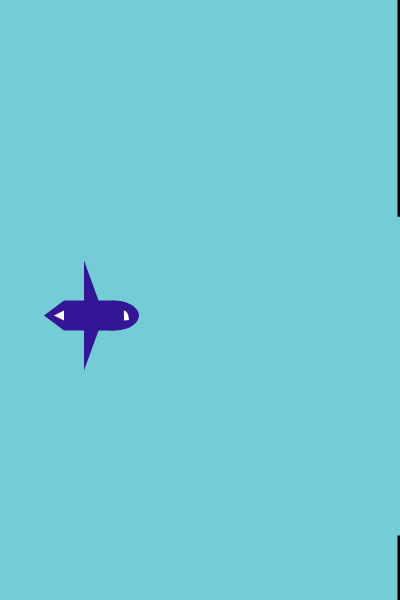
Frame 1 (no input)
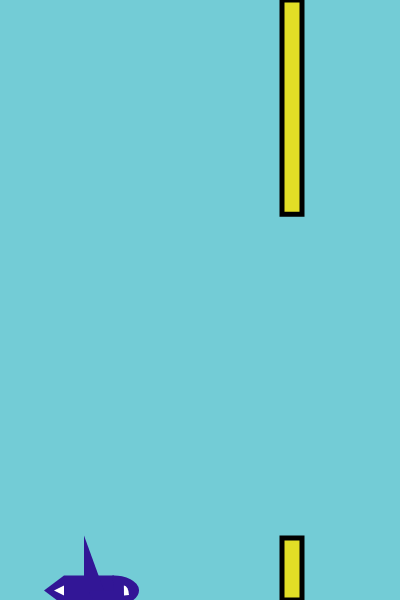
Frame 60 (no input)
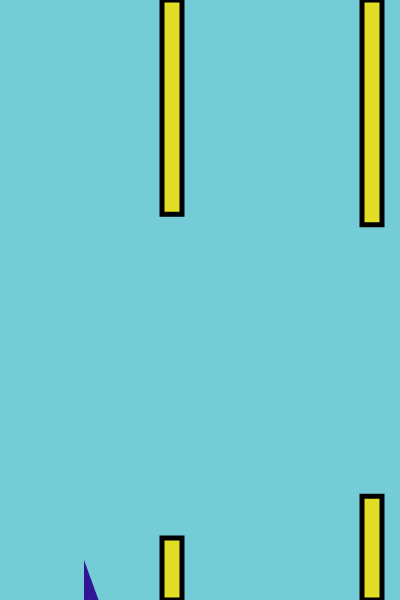
Frame 120 (the mouse pressed at the canvas centre since frame 60)

The p5.js sketch that drew these frames (run headless with seeded random() and noise() and a simulated clock; from frame 60 on, the mouse is pressed at the canvas centre):

// p5.js sketch
// ── sketch.js

var bird;
var pipes = [];
function setup() {
  createCanvas(400, 600);
  bird = new Bird();
  pipes.push(new Pipe());
}

function draw() {
  background(115, 204, 214);
  

  for (var i = pipes.length-1; i >= 0; i--) {
    pipes[i].show();
    pipes[i].update();

    if (pipes[i].hits(bird)) {
      console.log("HIT");
    }


    if (pipes[i].offscreen()) {
      pipes.splice(i, 1);
    }
  }

  bird.update();
  bird.show();
  if (frameCount % 100 == 0) {
    pipes.push(new Pipe());
  }
	
}
function keyPressed() {
  if (key == ' ') {
    bird.up();
    //console.log("SPACE");
  }
}

function Bird() {
  this.y = height/2;
  this.x = 64;
  this.gravity = 0.6;
  this.lift = -15;
  this.velocity = 0;

  this.show = function() {
    fill(50, 22, 150);  
    noStroke();
    rect(this.x, this.y,50,30);
    triangle(this.x-20, this.y+15, this.x, this.y,this.x,this.y +30);
		triangle(this.x+20,this.y-40,this.x+20,this.y+70,this.x+40, this.y+15);
    arc(this.x+50,this.y+15,50,30,4.6,PI)
    fill(255)   
    arc(this.x+60,this.y+20,10,20,4.7,6.2)
    fill(255);
    triangle(this.x,this.y+10,this.x,this.y+20,this.x-10,this.y+15);  

  } 

  this.up = function() {
    this.velocity += this.lift;
  }

  this.update = function() {
    this.velocity += this.gravity;
    this.velocity *= 0.9;
    this.y += this.velocity;

    if (this.y > height) {
      this.y = height;
      this.velocity = 0;
    }

    if (this.y < 0) {
      this.y = 0;
      this.velocity = 0;
    }
  }
}

function Pipe() {
  this.top = random(height/2);
  this.bottom = random(height/2);  
  this.x = width;
  this.w = 20;
  this.speed = 2;

  this.highlight = false;

  this.hits = function(bird) {  
    if (bird.y < this.top || bird.y > height - this.bottom) {
      if (bird.x > this.x && bird.x < this.x + this.w) {
        this.highlight = true;
        return true;
      }
    }
    this.highlight = false;
    return false;
  }

  this.show = function() {
    stroke(0);
    strokeWeight(5);
    fill(226, 222, 38);
    if (this.highlight) {
      fill(255, 0, 0);
    }
    rect(this.x, 0, this.w, this.top);
    rect(this.x, height-this.bottom, this.w, this.bottom);
  }

  this.update = function() {
    this.x -= this.speed;
  }

  this.offscreen = function() {
    if (this.x < -this.w) {
      return true;
    } else {
      return false;
    }
  }


}
